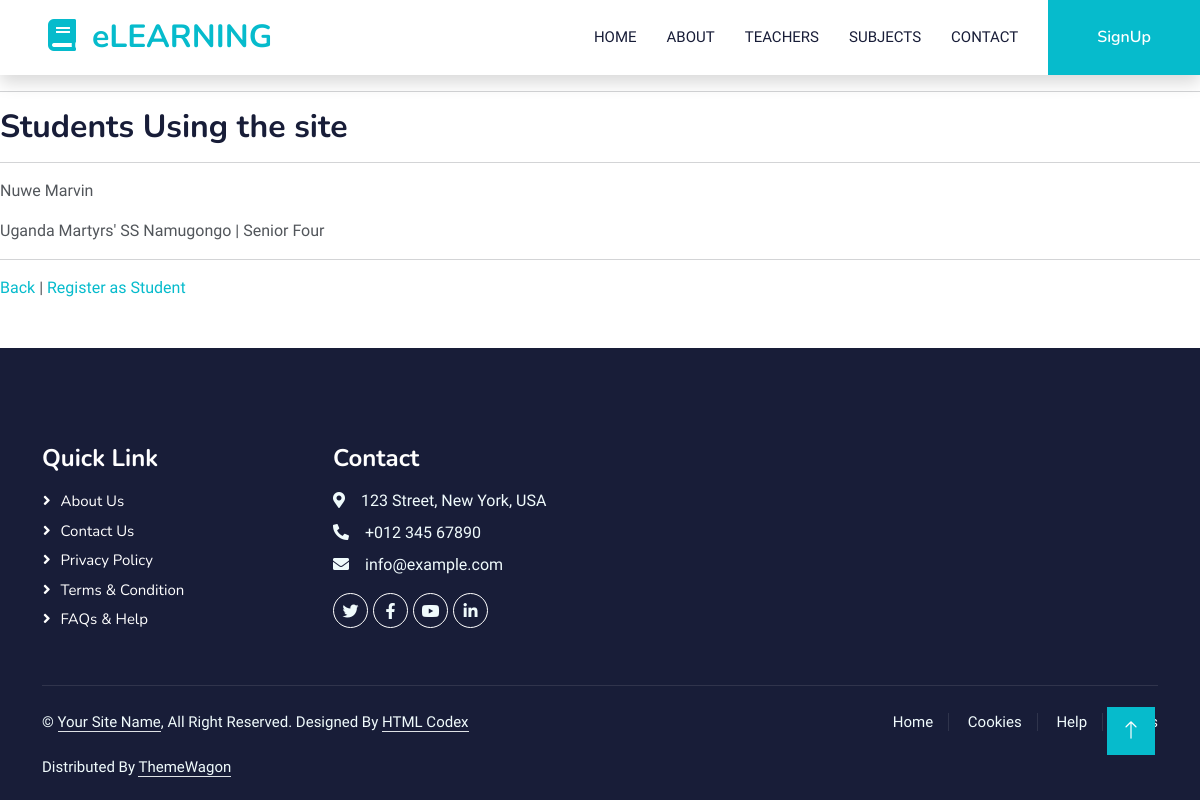
Before: /studentPage with the older database file.
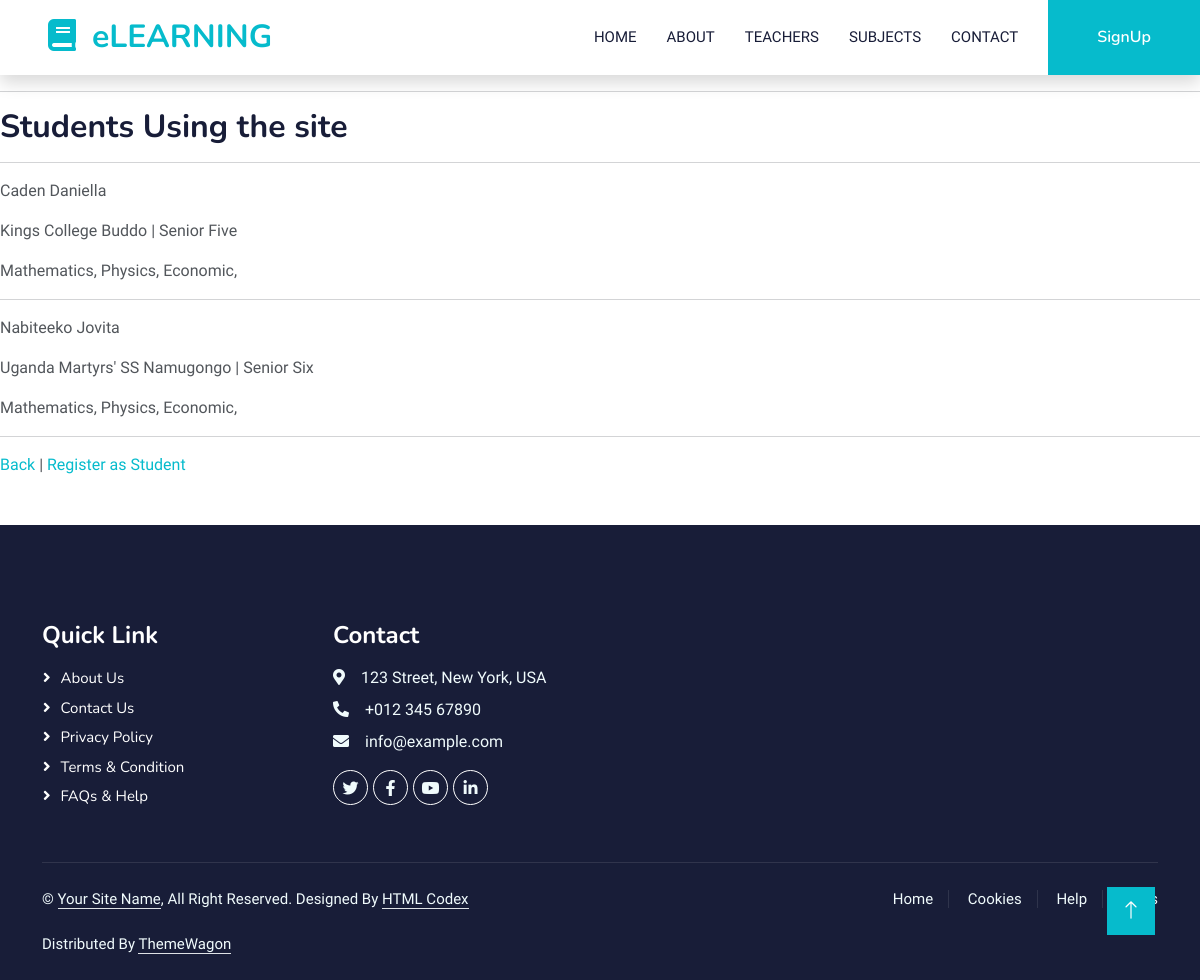
After: the same page with the newer database file.
### base/models.py (models this page shows, shortened)
class Student(models.Model):
  studentName = models.ForeignKey(User, on_delete=models.CASCADE)
  currentSchool = models.CharField(max_length=500)
  subjects = models.ManyToManyField(Subject, through='StudentSubject')
  currentClass = models.ForeignKey(CurrentClass, on_delete=models.CASCADE)

class CurrentClass(models.Model):
  className = models.CharField(max_length=256)
  def __str__(self):
    return self.className

class Subject(models.Model):
  subjectName = models.CharField(max_length=256)
  subjectImage = models.ImageField(upload_to="photos/%y/%m/%d", blank=True)

### base/views.py (the view)
# urls.py: path('studentPage', views.studentPage, name="studentPage"),
def studentPage(request):
  isRegistered = Student.objects.filter(studentName=request.user.id)
  isTeacher = Teacher.objects.filter(teacherName=request.user.id)
  if isTeacher:
    return redirect('base:notStudent')
  else:
    students = Student.objects.all()
    context = {
      'students': students,
      'isRegistered': isRegistered,
    }
    return render(request, 'base/student_page.html', context)

### base/templates/base/student_page.html (shortened to what this page needs)
{% extends 'base_template.html' %}
{% block content %}
<hr>
<h2>Students Using the site</h2>
<hr>
{% if students %}
{% for student in students %}
<div>
  <p>{{ student.studentName.last_name }} {{ student.studentName.first_name }}</p>
  <p>{{ student.currentSchool }} | {{ student.currentClass }}</p>
  <p>
    {% for subject in student.subjects.all %}
    {{ subject.subjectName }},
    {% endfor %}
  </p>
</div>
<hr>
{% endfor %}
{% else %}
<p>There are no students yet</p>
{% endif %}
<p><a href="{% url 'base:index' %}">Back</a>
  {% if not isRegistered %}
   | <a href="{% url 'base:postStudent' %}">Register as Student</a>
  {% endif %}
{% endblock %}

Changed rows visible on the page:
changed Student: studentName.last_name "Nuwe" → "Caden"; studentName.first_name "Marvin" → "Daniella"; currentSchool "Uganda Martyrs' SS Namugongo" → "Kings College Buddo"; currentClass "Senior Four" → "Senior Five"
now on this page (row edited): Subject: subjectName "Mathematics"
now on this page (row edited): Subject: subjectName "Physics"
added Subject: subjectName "Economic"
added Student: studentName.last_name "Nabiteeko", studentName.first_name "Jovita", currentSchool "Uganda Martyrs' SS Namugongo", currentClass "Senior Six"
